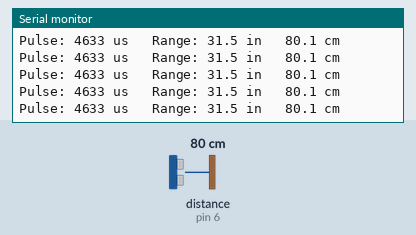
The sketch below on a simulated Arduino Uno, built with avr-gcc and run on an emulated ATmega328P. Parts: the last lines printed to the serial monitor. Wiring (inferred from the names in the program): range finder with pulse-width output: data pin 6. Inputs (shaded band) come from the test bench; at power-on: distance to the obstacle (sensor on pin 6) 80 cm. The echo pulse lasts 58.3 µs per cm.

Above: at 1.4 s.
1.5 s: distance to the obstacle (sensor on pin 6) set to 2 cm
At 1.57 s:
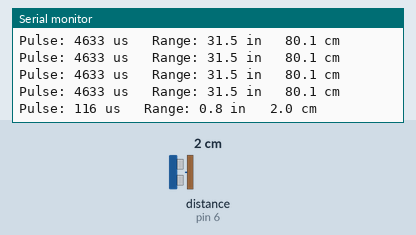
3.0 s: distance to the obstacle (sensor on pin 6) set to 18 cm
At 3.04 s:
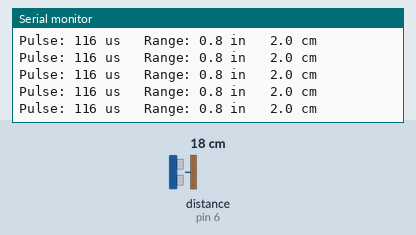
Timing chart, 0 to 6.0 s (numbered marks = the images above; inputs shaded):
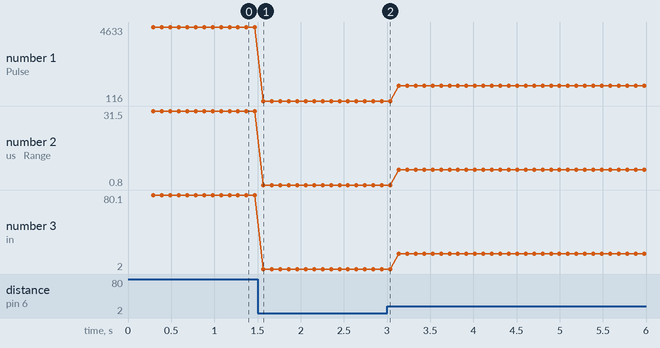

Measured:
- after the input at 1.5 s, the serial monitor: prints a new line after 0.07 s (image 1)
- plotted number 1: 4633 → 116 after the input at 1.5 s, 116 → 1043 after the input at 3.0 s
- plotted number 2: 31.5 → 0.8 after the input at 1.5 s, 0.8 → 7.1 after the input at 3.0 s
- plotted number 3: 80.1 → 2 after the input at 1.5 s, 2 → 18 after the input at 3.0 s

The sketch:

maxsonar_pwm.ino
```cpp
const int PW_PIN = 6;

// LV-EZ scale: 147 microseconds per inch
const float US_PER_INCH = 147.0;

// Max pulse is ~37.5 ms (no target); 50 ms timeout keeps pulseIn from hanging
const unsigned long PULSE_TIMEOUT_US = 50000UL;

void setup() {
  Serial.begin(9600);
  pinMode(PW_PIN, INPUT);
  delay(250);  // sensor needs ~250 ms after power-up before the first reading
}

void loop() {
  unsigned long pulseUs = pulseIn(PW_PIN, HIGH, PULSE_TIMEOUT_US);

  if (pulseUs == 0) {
    Serial.println("No pulse (check wiring)");
  } else {
    float inches = pulseUs / US_PER_INCH;
    float cm = inches * 2.54;

    Serial.print("Pulse: ");
    Serial.print(pulseUs);
    Serial.print(" us   Range: ");
    Serial.print(inches, 1);
    Serial.print(" in   ");
    Serial.print(cm, 1);
    Serial.println(" cm");
  }

  delay(50);  // sensor updates every ~49 ms
}
```
